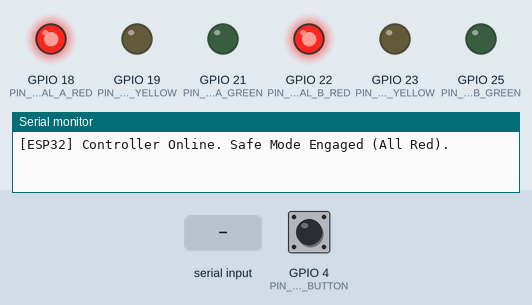
Recording of a sketch running on a simulated ESP32. On the bench: output pins drawn as LEDs (lit = HIGH), the last lines printed to the serial monitor. Inputs (shaded band) come from the test bench; at power-on: GPIO 4 (PIN_OVERRIDE_BUTTON) HIGH.

Above: at 1.2 s.
1.3 s: "STATE:SIDE_A_GREEN\n" received over Serial
At 1.6 s:
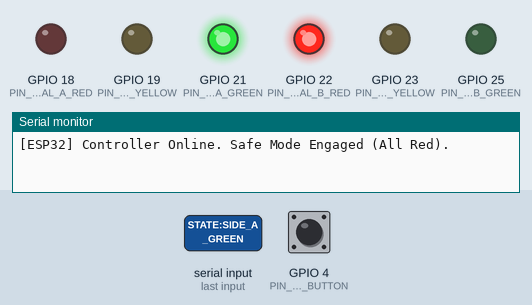
4.3 s: GPIO 4 (PIN_OVERRIDE_BUTTON) pulled LOW for 3.2 s
At 8.75 s:
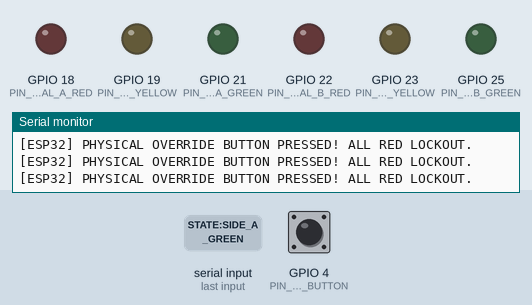
10.5 s: "STATE:SIDE_B_GREEN\n" received over Serial
At 11.0 s:
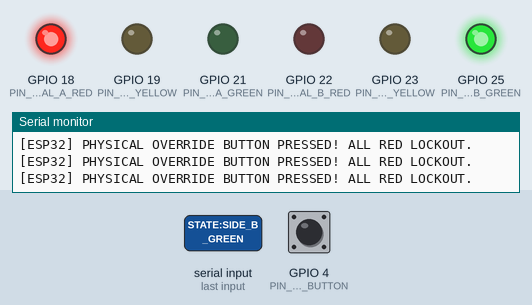
13.5 s: "STATE:ALL_RED\n" received over Serial
At 14.5 s:
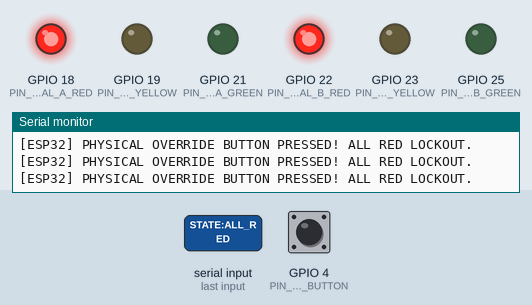
16.5 s: GPIO 4 (PIN_OVERRIDE_BUTTON) pulled LOW for 3.2 s
22.7 s: GPIO 4 (PIN_OVERRIDE_BUTTON) pulled LOW for 0.15 s
Timing chart, 0 to 26.7 s (numbered marks = the images above; inputs shaded):
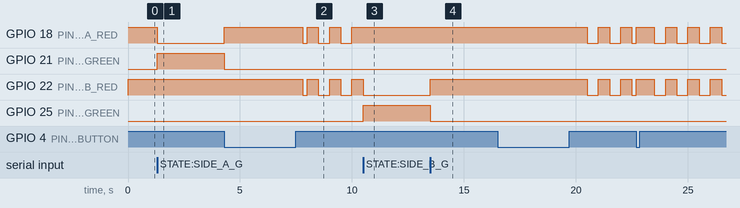

Measured:
- after the input at 1.3 s, GPIO 21 (PIN_SIGNAL_A_GREEN): LOW → HIGH at once; GPIO 22 (PIN_SIGNAL_B_RED): stays HIGH (without the input it goes to LOW after 2.2 s)
- after the input at 10.5 s, GPIO 18 (PIN_SIGNAL_A_RED): stops changing and stays HIGH; GPIO 22 (PIN_SIGNAL_B_RED): goes on until 10.5 s, then stays LOW; GPIO 25 (PIN_SIGNAL_B_GREEN): LOW → HIGH at once
- after the input at 13.5 s, GPIO 18 (PIN_SIGNAL_A_RED): stops changing and stays HIGH

The sketch:

esp32_traffic_controller.ino
```cpp
/*
 * Automatic VIT Underpass Traffic Controller - ESP32 Firmware
 *
 * Hardware Safety Guarantees:
 * 1. Dual Red Hardware Lockout (Never permits both signals GREEN).
 * 2. 3-Second Watchdog Timer Fallback (Flashing RED if PC freezes/disconnects).
 * 3. Physical Guard Manual Override Button Interrupt.
 */

#define PIN_SIGNAL_A_RED    18
#define PIN_SIGNAL_A_YELLOW 19
#define PIN_SIGNAL_A_GREEN  21

#define PIN_SIGNAL_B_RED    22
#define PIN_SIGNAL_B_YELLOW 23
#define PIN_SIGNAL_B_GREEN  25

#define PIN_OVERRIDE_BUTTON 4

unsigned long lastPacketTime = 0;
const unsigned long WATCHDOG_TIMEOUT_MS = 3000;

void setup() {
    Serial.begin(115200);

    pinMode(PIN_SIGNAL_A_RED, OUTPUT);
    pinMode(PIN_SIGNAL_A_YELLOW, OUTPUT);
    pinMode(PIN_SIGNAL_A_GREEN, OUTPUT);

    pinMode(PIN_SIGNAL_B_RED, OUTPUT);
    pinMode(PIN_SIGNAL_B_YELLOW, OUTPUT);
    pinMode(PIN_SIGNAL_B_GREEN, OUTPUT);

    pinMode(PIN_OVERRIDE_BUTTON, INPUT_PULLUP);

    setSignals(true, false, false, true, false, false);
    lastPacketTime = millis();
    Serial.println("[ESP32] Controller Online. Safe Mode Engaged (All Red).");
}

void setSignals(bool a_red, bool a_yellow, bool a_green, bool b_red, bool b_yellow, bool b_green) {
    if (a_green && b_green) {
        a_green = false;
        b_green = false;
        a_red = true;
        b_red = true;
    }

    digitalWrite(PIN_SIGNAL_A_RED, a_red ? HIGH : LOW);
    digitalWrite(PIN_SIGNAL_A_YELLOW, a_yellow ? HIGH : LOW);
    digitalWrite(PIN_SIGNAL_A_GREEN, a_green ? HIGH : LOW);

    digitalWrite(PIN_SIGNAL_B_RED, b_red ? HIGH : LOW);
    digitalWrite(PIN_SIGNAL_B_YELLOW, b_yellow ? HIGH : LOW);
    digitalWrite(PIN_SIGNAL_B_GREEN, b_green ? HIGH : LOW);
}

void loop() {
    if (digitalRead(PIN_OVERRIDE_BUTTON) == LOW) {
        setSignals(true, false, false, true, false, false);
        Serial.println("[ESP32] PHYSICAL OVERRIDE BUTTON PRESSED! ALL RED LOCKOUT.");
        delay(500);
        return;
    }

    if (Serial.available() > 0) {
        String command = Serial.readStringUntil('\n');
        command.trim();
        lastPacketTime = millis();

        if (command == "STATE:SIDE_A_GREEN") {
            setSignals(false, false, true, true, false, false);
        } else if (command == "STATE:SIDE_B_GREEN") {
            setSignals(true, false, false, false, false, true);
        } else if (command.startsWith("STATE:ALL_RED")) {
            setSignals(true, false, false, true, false, false);
        }
    }

    if (millis() - lastPacketTime > WATCHDOG_TIMEOUT_MS) {
        setSignals((millis() / 500) % 2 == 0, false, false, (millis() / 500) % 2 == 0, false, false);
    }
}
```
